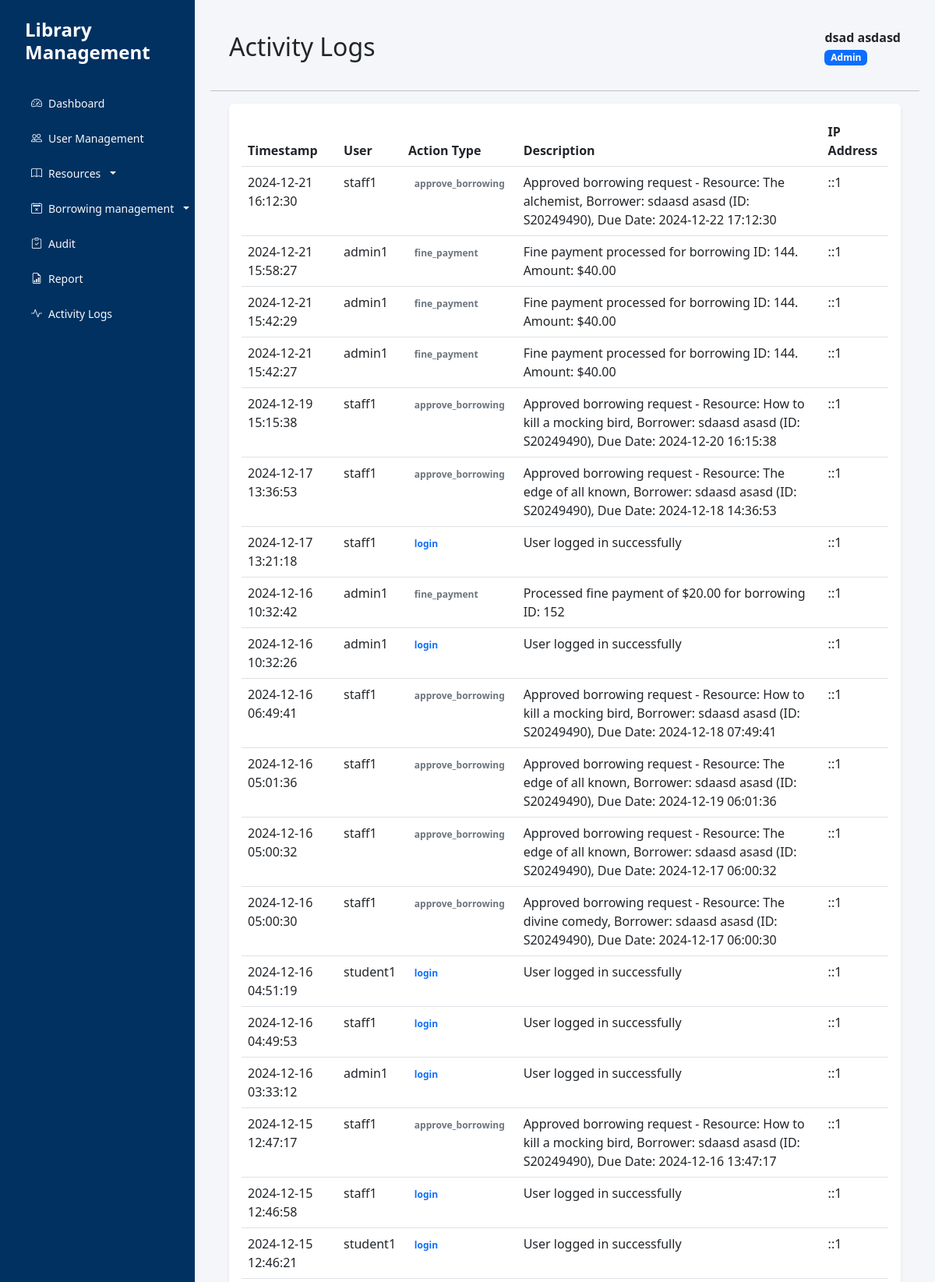
/interface/activity-logs.php (signed in, upper part), run on the app's committed database.
### tables this page shows
CREATE TABLE `activity_logs` (
  `log_id` int(11) NOT NULL,
  `user_id` int(11) DEFAULT NULL,
  `action_type` varchar(50) NOT NULL,
  `action_description` text NOT NULL,
  `ip_address` varchar(45) DEFAULT NULL,
  `timestamp` timestamp NOT NULL DEFAULT current_timestamp()
);

CREATE TABLE `users` (
  `user_id` int(11) NOT NULL,
  `membership_id` varchar(20) DEFAULT NULL,
  `username` varchar(50) NOT NULL,
  `password` varchar(255) NOT NULL,
  `first_name` varchar(50) NOT NULL,
  `last_name` varchar(50) NOT NULL,
  `email` varchar(100) NOT NULL,
  `role` enum('admin','student','faculty','staff') NOT NULL,
  `max_books` int(11) NOT NULL,
  `created_at` timestamp NOT NULL DEFAULT current_timestamp(),
  `updated_at` timestamp NOT NULL DEFAULT current_timestamp() ON UPDATE current_timestamp(),
  `borrowing_days_limit` int(11) DEFAULT 7
);

### controller/ActivityLogController.php (called while the page is built, shortened)
<?php
require_once '../config/Database.php';
class ActivityLogController {
    private $conn;
    public function __construct() {
        $database = new Database();
        $this->conn = $database->getConnection();
    }
    public function getLogs($limit = 100) {
        try {
            $query = "SELECT al.*, u.username
                     FROM activity_logs al
                     LEFT JOIN users u ON al.user_id = u.user_id
                     ORDER BY al.timestamp DESC
                     LIMIT :limit";
            $stmt = $this->conn->prepare($query);
            $stmt->bindParam(":limit", $limit, PDO::PARAM_INT);
            $stmt->execute();
            return $stmt->fetchAll(PDO::FETCH_ASSOC);
        } catch (PDOException $e) {
            error_log("Get logs error: " . $e->getMessage());
            return [];
        }
    }
}

### config/Database.php (called while the page is built, shortened)
<?php
class Database {
    private $host = "localhost";
    private $port = "3307";
    private $db_name = "library_management";
    private $username = "root";
    private $password = "";
    public function getConnection() {
        $this->conn = null;
        try {
            $this->conn = new PDO(
                "mysql:host=" . $this->host . ";port=" . $this->port . ";dbname=" . $this->db_name,
                $this->username,
                $this->password
            );
            $this->conn->setAttribute(PDO::ATTR_ERRMODE, PDO::ERRMODE_EXCEPTION);
        } catch(PDOException $e) {
            echo "Connection Error: " . $e->getMessage();
        }
        return $this->conn;
    }
}

### interface/activity-logs.php (the view, shortened to what this page needs)
<?php
require_once '../controller/ActivityLogController.php';
$activityLogController = new ActivityLogController();
$logs = $activityLogController->getLogs();
?>
<!DOCTYPE html>
<html lang="en">
<head>
    <link href="https://cdnjs.cloudflare.com/ajax/libs/bootstrap/5.3.0/css/bootstrap.min.css" rel="stylesheet">
    <link href="https://cdnjs.cloudflare.com/ajax/libs/bootstrap-icons/1.7.2/font/bootstrap-icons.min.css" rel="stylesheet">
    <link href="assets/css/style.css" rel="stylesheet">
</head>
<body>
    <div class="d-flex">
        <?php include 'includes/sidebarModal.php'; ?>
        <div class="main-content flex-grow-1">
            <div class="d-flex justify-content-between align-items-center py-3 px-4">
                <h2 class="mb-0">Activity Logs</h2>
                <div>
                    <div class="fw-bold"><?php echo htmlspecialchars($_SESSION['full_name']); ?></div>
                    <span class="badge bg-primary"><?php echo ucfirst($_SESSION['role']); ?></span>
                </div>
            </div>
            <hr>
            <div class="container-fluid px-4">
                <div class="card shadow-sm">
                    <div class="card-body">
                        <div class="table-responsive">
                            <table class="table table-hover">
                                <thead>
                                    <tr>
                                        <th>Timestamp</th>
                                        <th>User</th>
                                        <th>Action Type</th>
                                        <th>Description</th>
                                        <th>IP Address</th>
                                    </tr>
                                </thead>
                                <tbody>
                                    <?php if (empty($logs)): ?>
                                        <tr>
                                            <td colspan="5" class="text-center">No activity logs found.</td>
                                        </tr>
                                    <?php else: ?>
                                        <?php foreach ($logs as $log): ?>
                                            <tr>
                                                <td><?php echo date('Y-m-d H:i:s', strtotime($log['timestamp'])); ?></td>
                                                <td><?php echo htmlspecialchars($log['username'] ?? 'System'); ?></td>
                                                <td>
                                                    <span class="badge <?php echo getActionTypeBadgeClass($log['action_type']); ?>">
                                                        <?php echo htmlspecialchars($log['action_type']); ?>
                                                    </span>
                                                </td>
                                                <td><?php echo htmlspecialchars($log['action_description']); ?></td>
                                                <td><?php echo htmlspecialchars($log['ip_address']); ?></td>
                                            </tr>
                                        <?php endforeach; ?>
                                    <?php endif; ?>
                                </tbody>
                            </table>
                        </div>
                    </div>
                </div>
            </div>
        </div>
    </div>
</body>
</html>
<?php
function getActionTypeBadgeClass($actionType) {
    $classes = [
        'login' => 'text-primary',
        'logout' => 'text-secondary',
        'create' => 'text-success',
        'update' => 'text-warning'
    ];
    return $classes[$actionType] ?? 'text-secondary';
}
?>

### interface/assets/css/style.css (style rules this page uses)
.main-content { margin-left: 0px; padding: 20px; }
body { background-color: #f4f6f9; }

### interface/includes/sidebarModal.php (style rules this page uses)
.card { border: none; box-shadow: 0 0 10px rgba(0, 0, 0, 0.05); transition: transform 0.2s; }

### data on the page
activity_logs: timestamp "2024-12-21 16:12:30", user.username "staff1", action_type "approve_borrowing", action_description "Approved borrowing request - Resource: The alchemist, Borrower: sdaasd asasd (ID: S20249490), Due Date: 2024-12-22 17:12:30", ip_address "::1"
activity_logs: timestamp "2024-12-21 15:58:27", user.username "admin1", action_type "fine_payment", action_description "Fine payment processed for borrowing ID: 144. Amount: $40.00", ip_address "::1"
activity_logs: timestamp "2024-12-21 15:42:29", user.username "admin1", action_type "fine_payment", action_description "Fine payment processed for borrowing ID: 144. Amount: $40.00", ip_address "::1"
activity_logs: timestamp "2024-12-21 15:42:27", user.username "admin1", action_type "fine_payment", action_description "Fine payment processed for borrowing ID: 144. Amount: $40.00", ip_address "::1"
activity_logs: timestamp "2024-12-19 15:15:38", user.username "staff1", action_type "approve_borrowing", action_description "Approved borrowing request - Resource: How to kill a mocking bird, Borrower: sdaasd asasd (ID: S20249490), Due Date: 2024-12-20 16:15:38", ip_address "::1"
activity_logs: timestamp "2024-12-17 13:36:53", user.username "staff1", action_type "approve_borrowing", action_description "Approved borrowing request - Resource: The edge of all known, Borrower: sdaasd asasd (ID: S20249490), Due Date: 2024-12-18 14:36:53", ip_address "::1"
activity_logs: timestamp "2024-12-17 13:21:18", user.username "staff1", action_type "login", action_description "User logged in successfully", ip_address "::1"
activity_logs: timestamp "2024-12-16 10:32:42", user.username "admin1", action_type "fine_payment", action_description "Processed fine payment of $20.00 for borrowing ID: 152", ip_address "::1"
activity_logs: timestamp "2024-12-16 10:32:26", user.username "admin1", action_type "login", action_description "User logged in successfully", ip_address "::1"
activity_logs: timestamp "2024-12-16 06:49:41", user.username "staff1", action_type "approve_borrowing", action_description "Approved borrowing request - Resource: How to kill a mocking bird, Borrower: sdaasd asasd (ID: S20249490), Due Date: 2024-12-18 07:49:41", ip_address "::1"
activity_logs: timestamp "2024-12-16 05:01:36", user.username "staff1", action_type "approve_borrowing", action_description "Approved borrowing request - Resource: The edge of all known, Borrower: sdaasd asasd (ID: S20249490), Due Date: 2024-12-19 06:01:36", ip_address "::1"
activity_logs: timestamp "2024-12-16 05:00:32", user.username "staff1", action_type "approve_borrowing", action_description "Approved borrowing request - Resource: The edge of all known, Borrower: sdaasd asasd (ID: S20249490), Due Date: 2024-12-17 06:00:32", ip_address "::1"
activity_logs: timestamp "2024-12-16 05:00:30", user.username "staff1", action_type "approve_borrowing", action_description "Approved borrowing request - Resource: The divine comedy, Borrower: sdaasd asasd (ID: S20249490), Due Date: 2024-12-17 06:00:30", ip_address "::1"
activity_logs: timestamp "2024-12-16 04:51:19", user.username "student1", action_type "login", action_description "User logged in successfully", ip_address "::1"
activity_logs: timestamp "2024-12-16 04:49:53", user.username "staff1", action_type "login", action_description "User logged in successfully", ip_address "::1"
activity_logs: timestamp "2024-12-16 03:33:12", user.username "admin1", action_type "login", action_description "User logged in successfully", ip_address "::1"
activity_logs: timestamp "2024-12-15 12:47:17", user.username "staff1", action_type "approve_borrowing", action_description "Approved borrowing request - Resource: How to kill a mocking bird, Borrower: sdaasd asasd (ID: S20249490), Due Date: 2024-12-16 13:47:17", ip_address "::1"
activity_logs: timestamp "2024-12-15 12:46:58", user.username "staff1", action_type "login", action_description "User logged in successfully", ip_address "::1"
activity_logs: timestamp "2024-12-15 12:46:21", user.username "student1", action_type "login", action_description "User logged in successfully", ip_address "::1"

### other printed values
$_SESSION['full_name'] "dsad asdasd"
$_SESSION['role'] "Admin"
